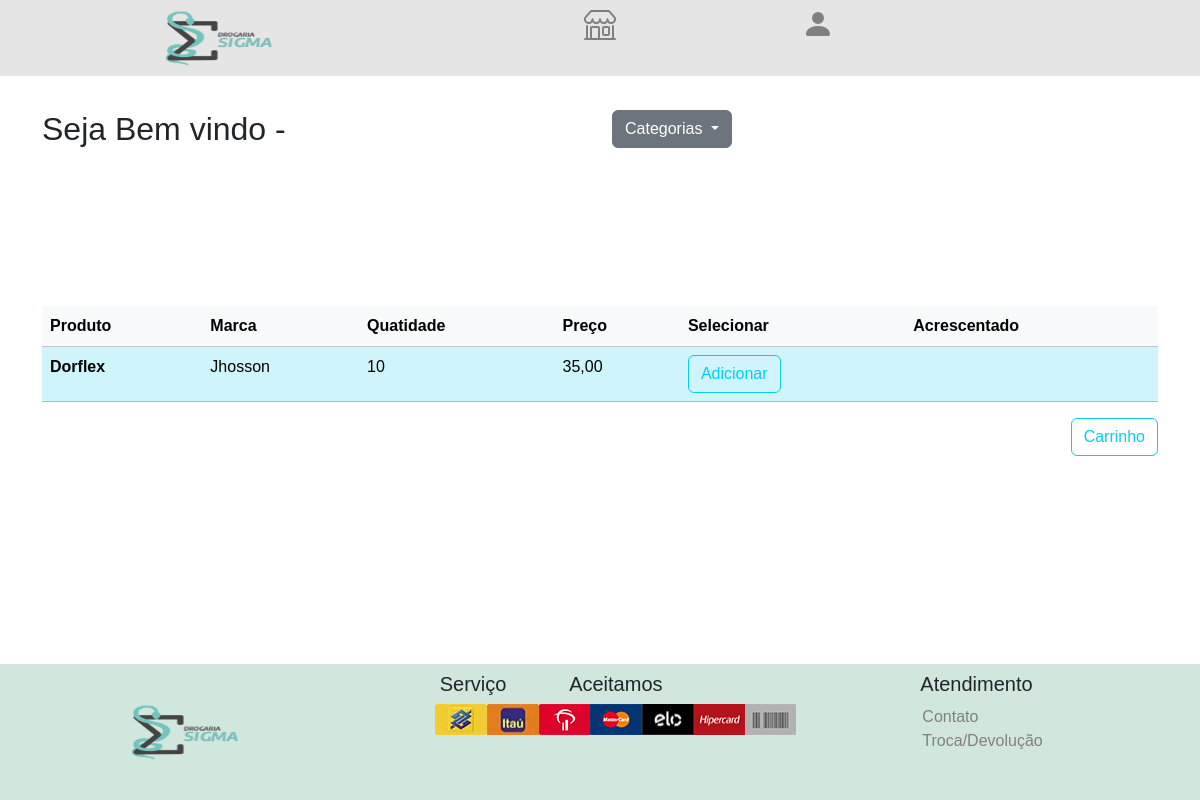
Page /cliente/dashboard/2 on the earlier database version.
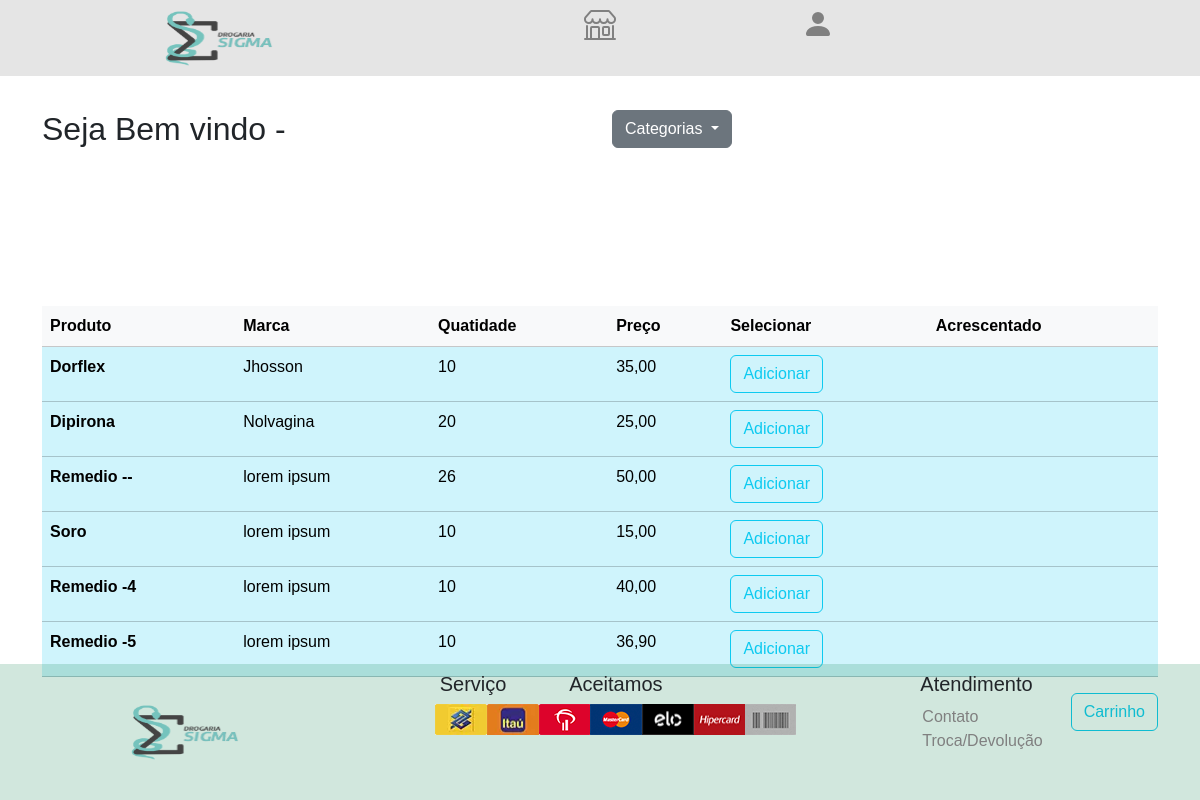
Same page on the later database version.
### produto/models.py (models this page shows, shortened)
class Produto(models.Model):
    categoria = models.ForeignKey(Categoria, on_delete=models.DO_NOTHING)
    nome = models.CharField(max_length=50, default=None)
    descricao = models.CharField(max_length=200, default=None)
    fornecedor = models.CharField(max_length=50)
    preco = models.DecimalField(decimal_places=2, max_digits=10, default=None)
    quantidade = models.IntegerField()
    foto = models.ImageField(blank=True, null=True, upload_to='fotos/%y/%m/%d/')

### cliente/views.py (the view)
# urls.py: path('dashboard/<int:idBusca>', views.buscar, name='buscar'),
def buscar(request, idBusca):
    produto = Produto.objects.order_by('id').filter(categoria_id=idBusca)
    return render(request, 'cliente/dashboard.html', {'dados': produto})

### cliente/templates/cliente/dashboard.html (shortened to what this page needs)
{% load bootstrap5 %}
{% load static %}
<!doctype html>
<html lang="pt-br">
<head>
    <link rel="stylesheet" href="{% static 'css/estilo.css' %}">
</head>
<body>
    {% include 'menu.html' %}
    <div class="container" style="padding-top: 80px;">
        <div class="row " style="margin-top: 30px;">
            <div class="col-md-6">
                <h2> Seja Bem vindo - </h2>
            </div>
            <div class="col-md-6">
                <div class="dropdown">
                    <button class="btn btn-secondary dropdown-toggle" type="button" id="dropdownMenuButton2"
                        data-bs-toggle="dropdown" aria-expanded="false">
                        Categorias
                    </button>
                </div>
            </div>
        </div>
        <table class="table table-info" style="margin-top: 150px;">
            <thead>
                <tr>
                    <th scope="col" class="table-light">Produto</th>
                    <th scope="col" class="table-light">Marca</th>
                    <th scope="col" class="table-light">Quatidade</th>
                    <th scope="col" class="table-light">Preço</th>
                    <th scope="col" class="table-light">Selecionar</th>
                    <th scope="col" class="table-light">Acrescentado</th>
                </tr>
            <tbody>
                {% for line in dados %}
                <tr>
                    <th scope="row">{{line.nome}}</th>
                    <td>{{line.fornecedor}}</td>
                    <td>{{line.quantidade}}</td>
                    <td>{{line.preco}}</td>
                    <td>
                        <button type="button" class="btn btn-outline-info"
                            onclick=" adicionar({{line.id}},{{line.quantidade}},{{line.preco}}) ">Adicionar
                        </button>
                    </td>
                    <td id="{{line.id}}">
                    </td>
                </tr>
                {% endfor %}
            </tbody>
        </table>
        <div class="d-flex flex-row-reverse">
            <button type="button" class="btn btn-outline-info" onclick={function({{line.quantidade}})}>Carrinho
            </button>
        </div>
    </div>
    {% include 'rodape.html' %}
</body>
</html>
{% bootstrap_css %}

Differences in the rows shown:
added Produto: nome "Dipirona", fornecedor "Nolvagina", quantidade "20", preco "25,00"
added Produto: nome "Remedio --", fornecedor "lorem ipsum", quantidade "26", preco "50,00"
added Produto: nome "Soro", fornecedor "lorem ipsum", quantidade "10", preco "15,00"
added Produto: nome "Remedio -4", fornecedor "lorem ipsum", quantidade "10", preco "40,00"
added Produto: nome "Remedio -5", fornecedor "lorem ipsum", quantidade "10", preco "36,90"
